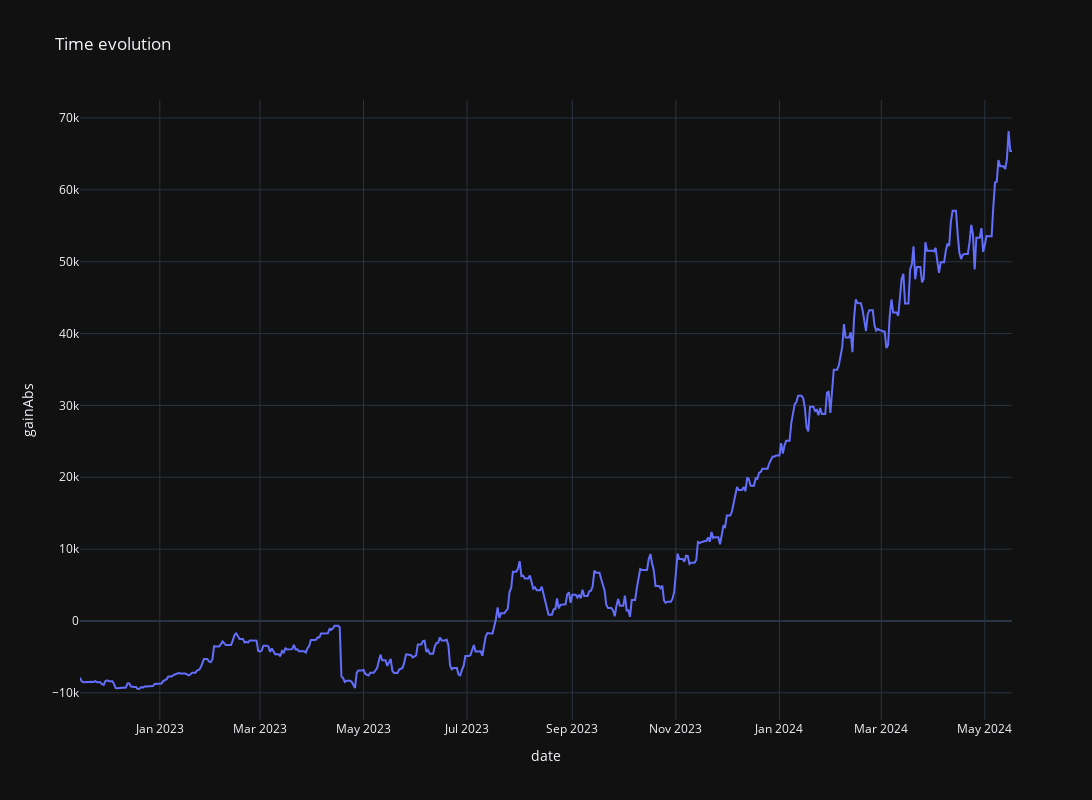

Source (notebook cell):
### Code cell
fig = px.line(
    time_evol_all,
    x="date",
    y="gainAbs",
    title="Time evolution",
    template="plotly_dark",
    width=1200,
    height=800,
)

# showing the plot
fig.show()

### Figure 1 — Plotly figure (JSON) as saved in the notebook; plotly's stock layout.template omitted (floating-point values rounded to 4 significant figures; data arrays with more than 128 entries replaced by an {"elided": "..."} marker saying what was removed)
{"data": [{"hovertemplate": "date=%{x}<br>gainAbs=%{y}<extra></extra>", "legendgroup": "", "line": {"color": "#636efa", "dash": "solid"}, "marker": {"symbol": "circle"}, "mode": "lines", "name": "", "orientation": "v", "showlegend": false, "type": "scatter", "x": {"elided": "550 str values"}, "xaxis": "x", "y": {"elided": "550 float values"}, "yaxis": "y"}], "layout": {"height": 800, "legend": {"tracegroupgap": 0}, "title": {"text": "Time evolution"}, "width": 1200, "xaxis": {"anchor": "y", "domain": [0, 1], "title": {"text": "date"}}, "yaxis": {"anchor": "x", "domain": [0, 1], "title": {"text": "gainAbs"}}}}
